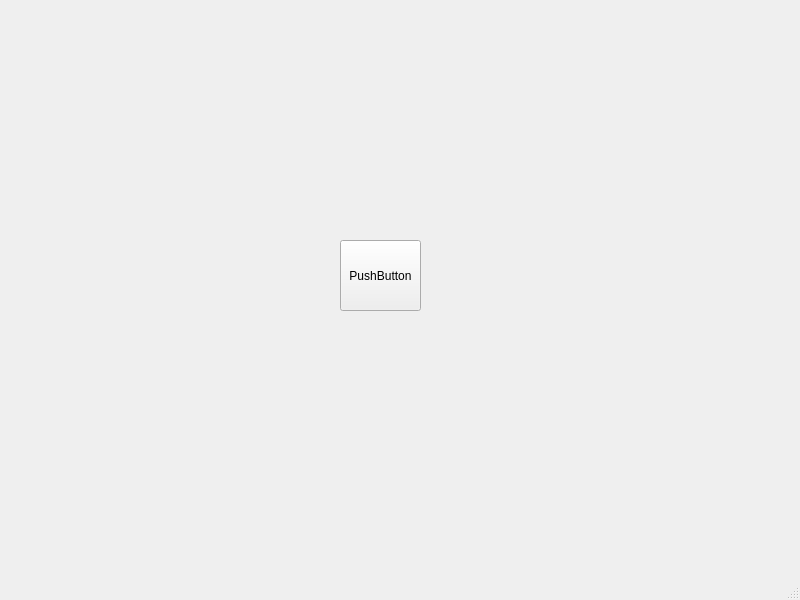
<?xml version="1.0" encoding="UTF-8"?>
<ui version="4.0">
 <class>MainWindow</class>
 <widget class="QMainWindow" name="MainWindow">
  <property name="geometry">
   <rect>
    <x>0</x>
    <y>0</y>
    <width>800</width>
    <height>600</height>
   </rect>
  </property>
  <property name="windowTitle">
   <string>MainWindow</string>
  </property>
  <widget class="QWidget" name="centralwidget">
   <widget class="QPushButton" name="btn">
    <property name="geometry">
     <rect>
      <x>340</x>
      <y>240</y>
      <width>81</width>
      <height>71</height>
     </rect>
    </property>
    <property name="text">
     <string>PushButton</string>
    </property>
   </widget>
  </widget>
  <widget class="QMenuBar" name="menubar">
   <property name="geometry">
    <rect>
     <x>0</x>
     <y>0</y>
     <width>800</width>
     <height>21</height>
    </rect>
   </property>
  </widget>
  <widget class="QStatusBar" name="statusbar"/>
 </widget>
 <resources/>
 <connections/>
</ui>
